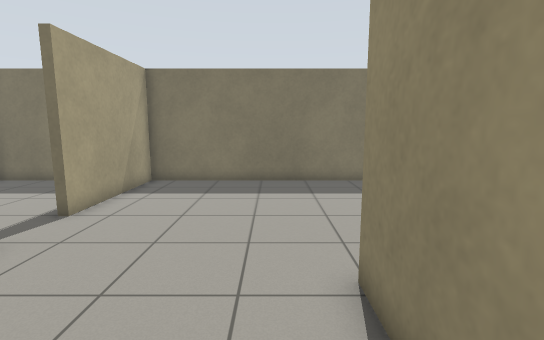
[1] (above)

16 first-person views from a walk through a Gazebo world. The camera is 1.2 m above the floor, tilts 8° down and sees 85° across. The floor is counted in squares, 0.5 m on a side. Each view is taken from the middle of a square. On the plan, view 1 faces up. The plan holds only what a view shows up to about 18 squares ahead; the rest is blank.

[2]
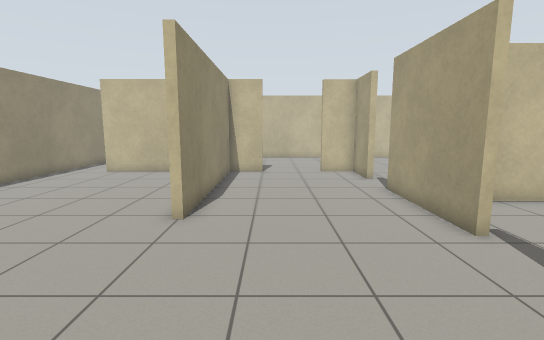

[3]
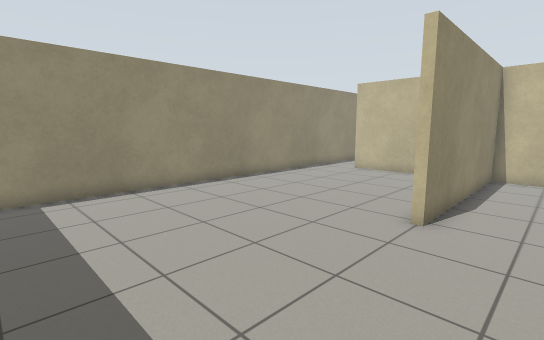

[4]
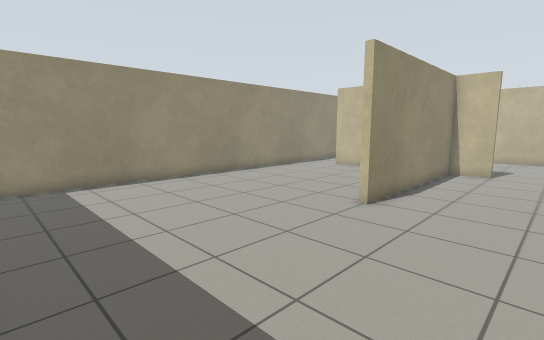

[5]
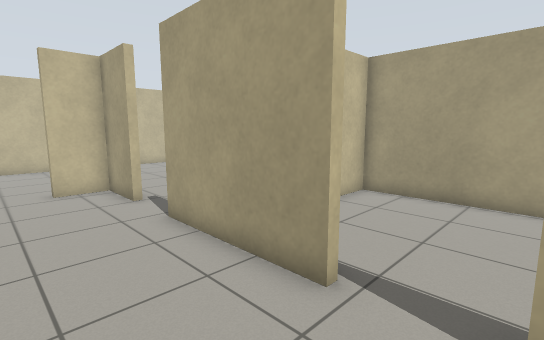

[6]
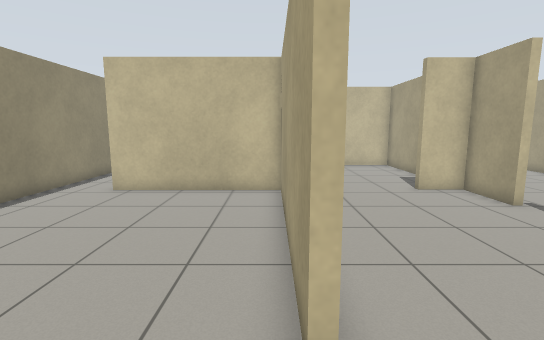

[7]
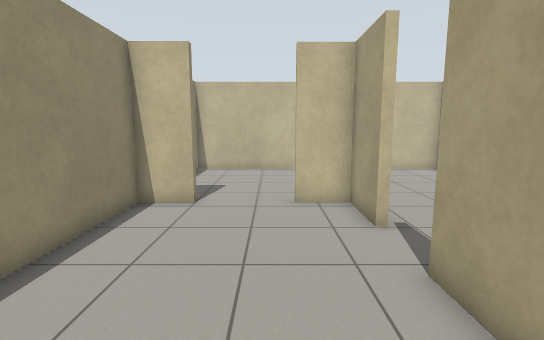

[8]
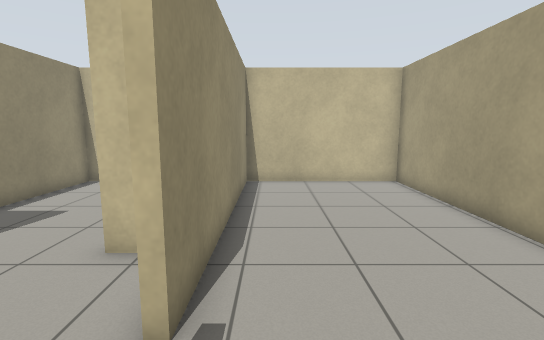

[9]
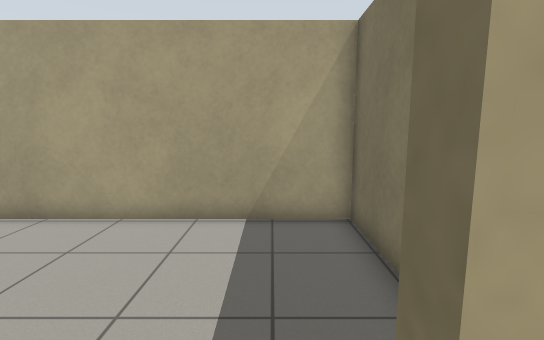

[10]
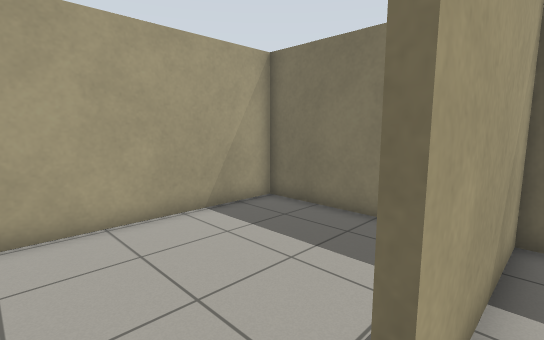

[11]
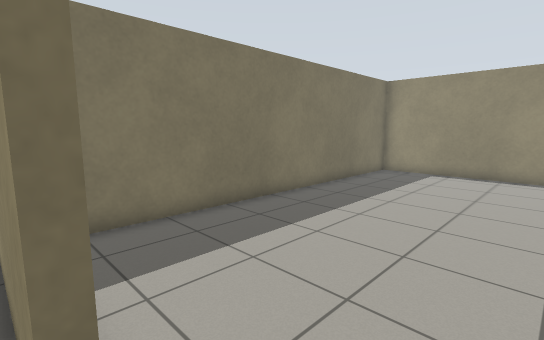

[12]
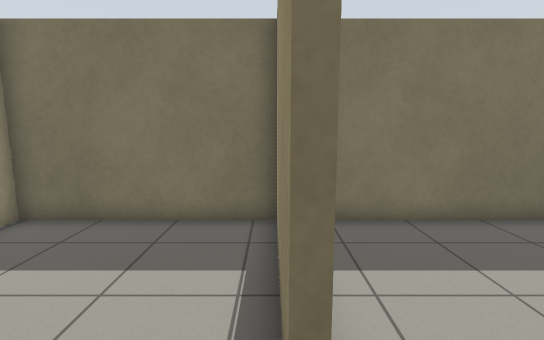

[13]
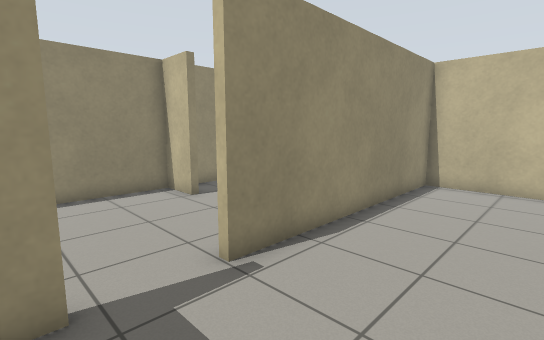

[14]
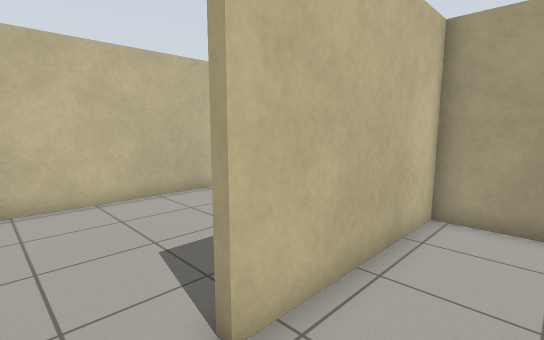

[15]
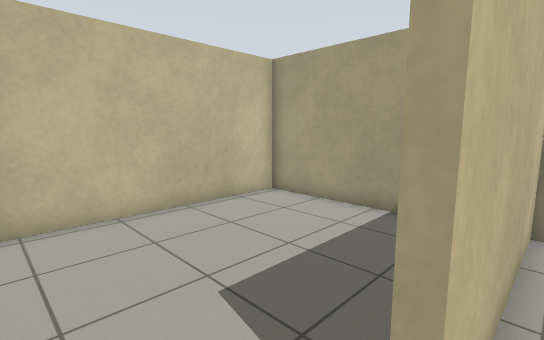

[16]
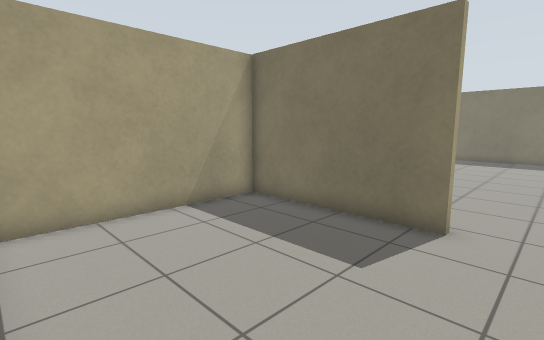

### Floor plan
Ten units are one square. View 1 is at (0, 0); x grows to the right and y downward. Boxes are objects, and circles mark ways between rooms. Rooms are numbered by the first view taken in them; rooms with no view inside come last. Other rooms are left out.
<svg viewBox="-132 -141 244 269">
<path fill="none" stroke="#000" d="M-56 -56 -56 -4M-5 44 14 44 14 -44 17 -44 17 44 83 44M-56 20 -56 44 -38 44M107 46 107 -136 -56 -136 -56 -79M-56 -4 -59 -4 -59 -11M-95 -21 -127 -21 -127 123 -59 123 -59 20M-56 -79 -59 -79 -59 -130M-60 -56 -56 -56M-59 -136 -127 -136 -127 -24 -82 -24M107 91 107 46M83 47 17 47 17 123 99 123M-56 84 -56 112M-49 123 14 123 14 58M-38 44 -38 49"/>
<circle cx="-60" cy="10" r="3" fill="#2a7"/>
<circle cx="-60" cy="-65" r="3" fill="#2a7"/>
<circle cx="95" cy="50" r="3" fill="#2a7"/>
<circle cx="-20" cy="50" r="3" fill="#2a7"/>
<text x="30" y="-50">1</text>
<text x="-90" y="50">2</text>
<text x="-90" y="-80">3</text>
<text x="60" y="90">4</text>
<text x="-20" y="90">5</text>
</svg>
Room 1 opens to room 2. Room 1 opens to room 3. Room 1 opens to room 4. Room 1 opens to room 5.

Where each view was taken, in squares from view 1:
view 1: 0 up, 0 right, facing up
view 2: 12 up, 1 left, facing down
view 3: 12 up, 1 left, facing down-right
view 4: 13 up, 3 left, facing down-right
view 5: 8 up, 2 left, facing down-left
view 6: 7 up, 2 right, facing down
view 7: 5 up, 3 left, facing down
view 8: 1 up, 7 left, facing down
view 9: 0 up, 5 left, facing left
view 10: 6 up, 5 left, facing up-left
view 11: 6 up, 6 left, facing up-right
view 12: 6 up, 6 left, facing up
view 13: 1 up, 10 left, facing down-right
view 14: 2 down, 10 right, facing down-left
view 15: 4 down, 10 right, facing down-left
view 16: 12 down, 10 right, facing up-left
